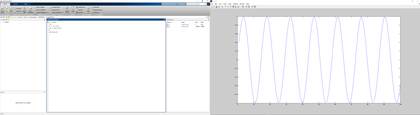
%> input picture lab01 - สร้างสมการทางคณิตศาสตร์โดยโปรแกรม MATLAB/สมการ2.png, 420 x 115 px, shrunk from 2048 x 559 before the run, given in place of apple.jpg, which was not available
$ octave motion_blur.m   (GNU Octave 9; MATLAB toolbox functions it lacks are replaced by stand-ins)
%> lines starting %> are read from the running program, lines starting %| are printed output that depends on the picture; pictures that were not available may be replaced by others from this repository, and a replacement may not be noted
clc,clear,close all;
img = imread('apple.jpg');
%> img is the input picture: size 115x420x3 uint8; mean R, G, B 236.3, 237.1, 238.8
input = rgb2gray(img);
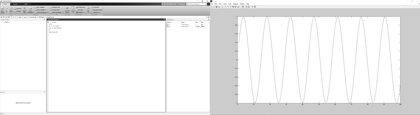
%> input: size 115x420 uint8; min 17, max 255, mean 237
[row, col] = size(input);
%> row = 115; col = 420
v = [1 1 1 1 1 1 1 1 1 1 1 1 1 1 1]
filtersize = size(v);
filtersize = filtersize(2);
kernel = diag(v);
border = (filtersize-1)/2;

filtering = zeros(row+(border*2),col+(border*2));
filtering=filtering./2;
filtering(border+1:row+border,border+1:col+border)=input(1:row,1:col);
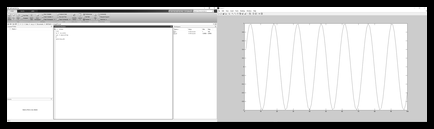
%> filtering: size 129x434 double; min 0, max 255, mean 204.5
base = filtering;

for y=1:row
    for x=1:col
        A = base(y:(y+filtersize)-1,x:(x+filtersize)-1);
        mblur = A.*kernel;
        mblur = sum(sum(mblur));
        filtering(y+border,x+border)=mblur/(filtersize/2);
    end
end
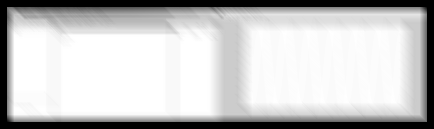
%> filtering: size 129x434 double; min 0, max 510, mean 393.5; drawn with min black and max white

output = uint8(filtering(border+1:row+border,border+1:col+border));
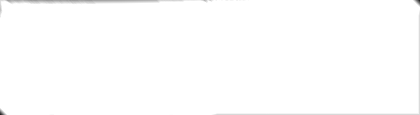
%> output: size 115x420 uint8; min 31, max 255, mean 253.9
imshow(output);
